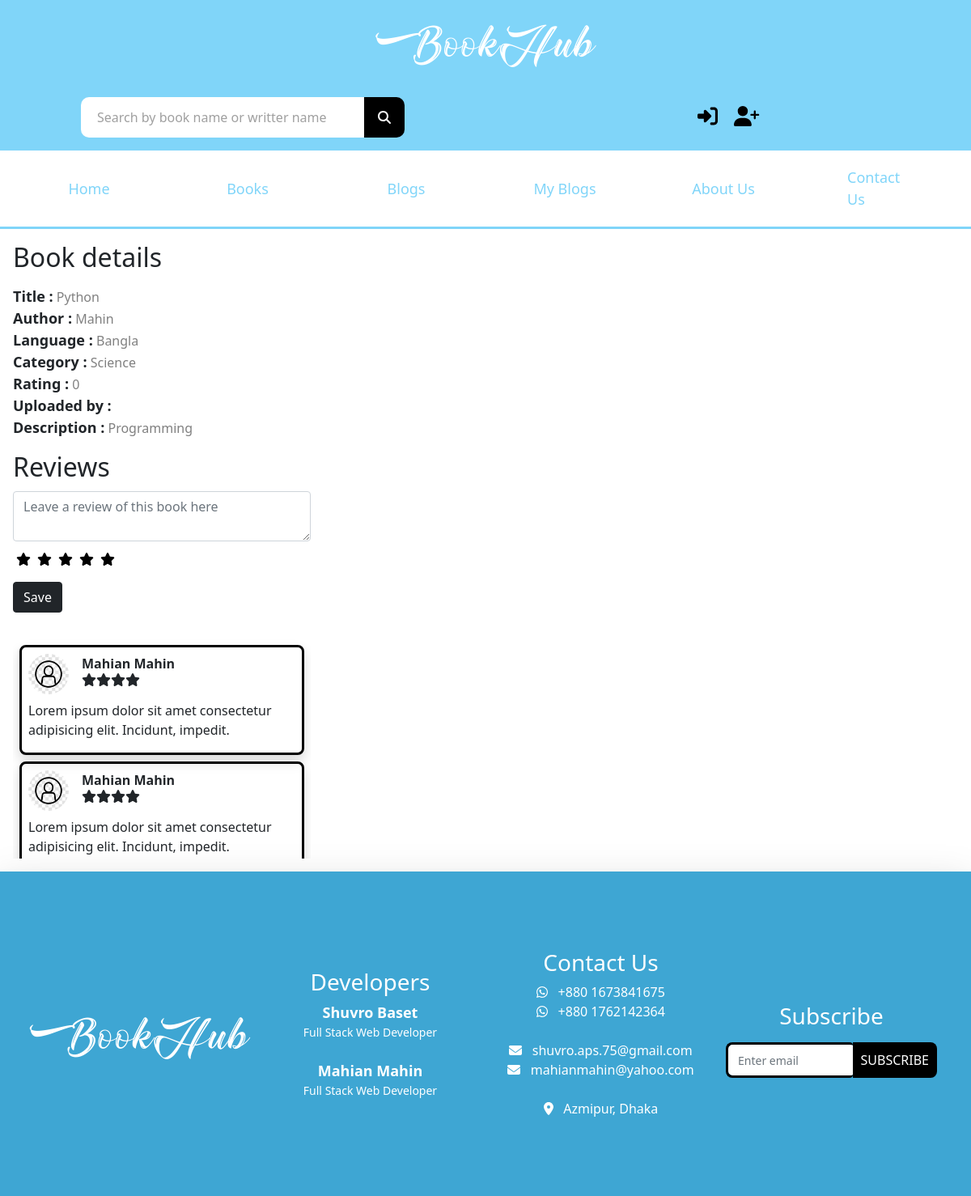
Page /book_details/1/Python/ on the committed database.
### bookHub_app/models.py (models this page shows, shortened)
class Books(models.Model):
    uploader = models.ForeignKey(User, on_delete=models.CASCADE)
    book = models.FileField(upload_to='pdf')
    book_thumbnail = models.ImageField(upload_to='pdf/thumbnails', null=True)
    book_name = models.CharField(max_length=200, null=True)
    language = models.CharField(max_length=100, null=True)
    author_name = models.CharField(max_length=200, null=True)
    description = models.TextField()
    uploaded_time = models.DateTimeField(auto_now=True)
    book_category = models.CharField(max_length=1000, null=True)
    book_rating = models.IntegerField(null=True, blank=True, default=0)

### bookHub_app/views.py (the view, shortened to what this page needs)
# urls.py: path('book_details/<int:id>/<str:name>/', book_details, name="book_details"),
def book_details(request, id, name):
    book = Books.objects.get(pk=id)
    context = {
        "book": book
    }
    return render(request, 'book-details.html', context=context)

### templates/book-details.html (shortened to what this page needs)
{% extends 'main.html' %}
{% load static %}
{% block content %}
    <section>
        <div class="container-fluid">
          <div class="row">
          <div class="col-sm-4 px-3 py-3 d-flex flex-column">
            <div class="book_details">
              <h2 class="mb-3">Book details</h2>
              <span class="details_name">Title :</span> <span class="details_detail">{{ book.book_name }}</span> <br>
              <span class="details_name">Author :</span> <span class="details_detail">{{ book.author_name }}</span> <br>
              <span class="details_name">Language :</span> <span class="details_detail">{{ book.language }}</span> <br>
              <span class="details_name">Category :</span> <span class="details_detail">{{ book.book_category }}</span> <br>
              <span class="details_name">Rating :</span> <span class="details_detail">{{ book.book_rating }}</span> <br>
              <span class="details_name">Uploaded by :</span>  <br>
              <span class="details_name">Description :</span> <span class="details_detail">{{ book.description }}</span>
            </div>
            <div class="reviews my-3">
              <h2 id="type">Reviews</h2>
              <form class="form-group w-100" method="POST">
                <textarea class="form-control" name="review" rows="2" placeholder="Leave a review of this book here"></textarea>
                <div class="stars_review my-2 d-flex flex-row">
                  <div class="mx-1" id="star_1"><i class="fa-star fas"></i></div>
                  <div class="mx-1" id="star_2"><i class="fa-star fas"></i></div>
                  <div class="mx-1" id="star_3"><i class="fa-star fas"></i></div>
                  <div class="mx-1" id="star_4"><i class="fa-star fas"></i></div>
                  <div class="mx-1" id="star_5"><i class="fa-star fas"></i></div>
                </div>
                <button type="submit" class="btn btn-dark my-2">Save</button>
              </form>
            </div>
            <div class="all_reviews px-2 py-2">
              <div class="review_box shadow px-2 py-2 my-2">
                <div class="d-flex flex-column">
                  <div class="d-flex flex-row">
                    <img src={% static "/images/user.jpg" %}>
                    <div class="d-flex flex-column mx-3">
                      <span class="user_name"><b>Mahian Mahin</b></span>
                      <div class="stars d-flex flex-row">
                        <i class="fas fa-star"></i>
                        <i class="fas fa-star"></i>
                        <i class="fas fa-star"></i>
                        <i class="fas fa-star"></i>
                      </div>
                    </div>
                  </div>
                  <div class="review_description my-2">
                    Lorem ipsum dolor sit amet consectetur adipisicing elit. Incidunt, impedit.
                  </div>
                </div>
              </div>
              <div class="review_box shadow px-2 py-2 my-2">
                <div class="d-flex flex-column">
                  <div class="d-flex flex-row">
                    <img src={% static "./images/user.jpg" %}>
                    <div class="d-flex flex-column mx-3">
                      <span class="user_name"><b>Mahian Mahin</b></span>
                      <div class="stars d-flex flex-row">
                        <i class="fas fa-star"></i>
                        <i class="fas fa-star"></i>
                        <i class="fas fa-star"></i>
                        <i class="fas fa-star"></i>
                      </div>
                    </div>
                  </div>
                  <div class="review_description my-2">
                    Lorem ipsum dolor sit amet consectetur adipisicing elit. Incidunt, impedit.
                  </div>
                </div>
              </div>
            </div>
          </div>
          <div class="col-sm-8">
          </div>
        </div>
        </div>
    </section>
{% endblock content %}

### static/css/style.css (style rules this page uses)
.details_name { font-size: 18px; font-weight: bold; }
.details_detail { font-size: 16px; color: grey; }
.all_reviews { height: 280px; overflow-y: auto; scrollbar-width: thin; }
.all_reviews { scrollbar-width: thin; scrollbar-color: #80D5F9; }
.review_box img { height: 50px; width: 50px; border-radius: 50%; }
.review_box { border: 3px solid black; border-radius: 8px; }
#star_1, #star_2, #star_3, #star_4, #star_5 { cursor: pointer; color: black; }
.review_description { width: 350px; padding-right: 10px; }
.book_upload_form input[type="text"], textarea { margin: 10px 0; }

### rows in the picture
Books: book_name "Python", author_name "Mahin", language "Bangla", book_category "Science", book_rating "0", description "Programming"
